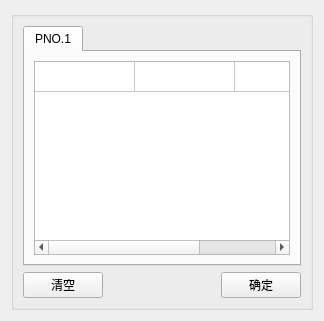
           <widget class="QWidget" name="page_3">
            <layout class="QHBoxLayout" name="horizontalLayout_22">
             <item>
              <widget class="QGroupBox" name="groupBox_6">
               <property name="title">
                <string/>
               </property>
               <layout class="QHBoxLayout" name="horizontalLayout_17">
                <item>
                 <layout class="QVBoxLayout" name="verticalLayout_9">
                  <item>
                   <layout class="QVBoxLayout" name="verticalLayout_10">
                    <item>
                     <widget class="QTabWidget" name="tabWidget_2">
                      <property name="currentIndex">
                       <number>0</number>
                      </property>
                      <widget class="QWidget" name="tab_2">
                       <attribute name="title">
                        <string>PNO.1</string>
                       </attribute>
                       <layout class="QHBoxLayout" name="horizontalLayout_18">
                        <item>
                         <layout class="QVBoxLayout" name="verticalLayout_11">
                          <item>
                           <widget class="QTableWidget" name="tableWidget_define1_2">
                            <attribute name="horizontalHeaderVisible">
                             <bool>false</bool>
                            </attribute>
                            <attribute name="verticalHeaderVisible">
                             <bool>false</bool>
                            </attribute>
                            <row>
                             <property name="text">
                              <string/>
                             </property>
                            </row>
                            <column>
                             <property name="text">
                              <string>参数名称</string>
                             </property>
                            </column>
                            <column>
                             <property name="text">
                              <string>参数数值</string>
                             </property>
                            </column>
                            <column>
                             <property name="text">
                              <string>参数单位</string>
                             </property>
                            </column>
                           </widget>
                          </item>
                         </layout>
                        </item>
                       </layout>
                      </widget>
                     </widget>
                    </item>
                    <item>
                     <layout class="QHBoxLayout" name="horizontalLayout_20"/>
                    </item>
                   </layout>
                  </item>
                  <item>
                   <layout class="QHBoxLayout" name="horizontalLayout_21">
                    <item>
                     <widget class="QPushButton" name="pushButton_10">
                      <property name="text">
                       <string>清空</string>
                      </property>
                     </widget>
                    </item>
                    <item>
                     <spacer name="horizontalSpacer_9">
                      <property name="orientation">
                       <enum>Qt::Horizontal</enum>
                      </property>
                      <property name="sizeHint" stdset="0">
                       <size>
                        <width>40</width>
                        <height>20</height>
                       </size>
                      </property>
                     </spacer>
                    </item>
                    <item>
                     <widget class="QPushButton" name="pushButton_11">
                      <property name="text">
                       <string>确定</string>
                      </property>
                     </widget>
                    </item>
                   </layout>
                  </item>
                 </layout>
                </item>
               </layout>
               <zorder></zorder>
              </widget>
             </item>
            </layout>
           </widget>
